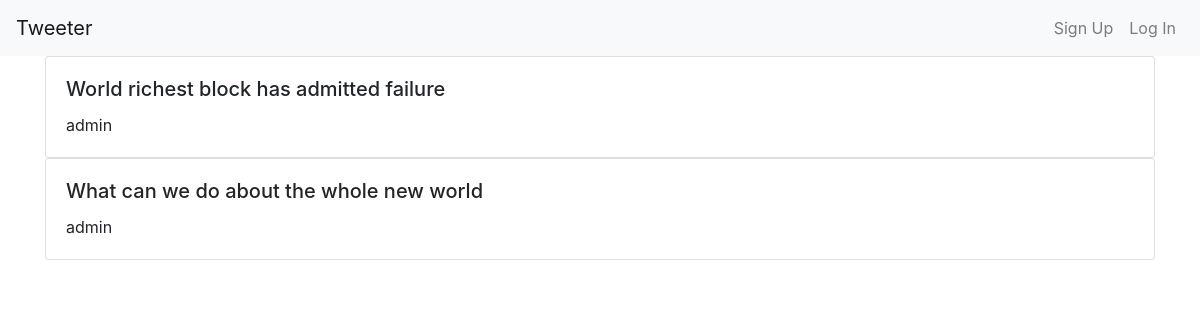
Before: / with the older database file.
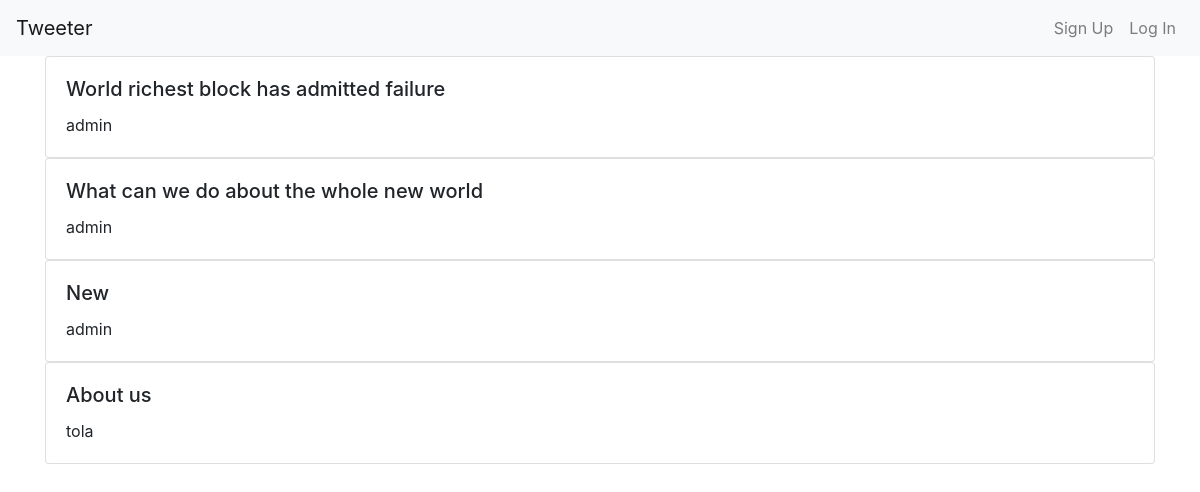
After: the same page with the newer database file.
### tweets/models.py (models this page shows, shortened)
class Tweet(models.Model):
    user = models.ForeignKey(get_user_model(), on_delete=models.PROTECT)
    body = models.CharField(max_length=255)
    created_at = models.DateTimeField(default=timezone.now)
    updated_at = models.DateTimeField(default=timezone.now)

### users/models.py (models this page shows, shortened)
class CustomUser(AbstractUser):
    gender = models.CharField(max_length=255, blank=True, null=True)
    dob = models.DateField(null=True, blank=True)
    location = models.CharField(max_length=255, blank=True, null=True)
    def __str__(self):
        return self.username

### tweets/views.py (the view)
# urls.py: path('', views.tweet_list, name='home'),
def tweet_list(request):
    context = {
        'object_list': Tweet.objects.all()
    }
    return render(request, 'tweets/home.html', context)

### tweets/templates/tweets/home.html
{% extends 'base.html' %}
{% block content %}
{% for tweet in object_list %}
    <div class="card">
        <div class="card-body">
            <h5 class="card-title">{{ tweet.body }}</h5>
            <p class="card-text">{{ tweet.user }}</p>
        </div>
    </div>
{% endfor %}
{% endblock %}

### templates/base.html (shortened to what this page needs)
{% load bootstrap4 %}
<!DOCTYPE html>
<html lang="en">
<head>
{% bootstrap_css %}
</head>
<body>
  <nav class="navbar navbar-expand-lg navbar-light bg-light">
    <a class="navbar-brand" href="{% url 'home' %}">Tweeter</a>
    <div class="collapse navbar-collapse" id="navbarSupportedContent">
      <ul class="navbar-nav ml-auto">
        {% if user.is_authenticated %}
          <li class="nav-item dropdown">
            <a class="nav-link dropdown-toggle" href="#" id="navbarDropdownMenuLink" data-toggle="dropdown" aria-haspopup="true" aria-expanded="false">
              Welcome {{ user.username }}
            </a>
            <div class="dropdown-menu" aria-labelledby="navbarDropdownMenuLink">
              <a class="dropdown-item" href="{% url 'update_user' user.pk %}">Profile</a>
              <a class="dropdown-item" href="{% url 'logout' %}">Log Out</a>
            </div>
          </li>
        {% else %}
        <li class="nav-item">
          <a class="nav-link" href="{% url 'signup' %}">Sign Up</a>
        </li>
          <li class="nav-item">
            <a class="nav-link" href="{% url 'login' %}">Log In</a>
          </li>
        {% endif %}
      </ul>
    </div>
  </nav>
  <div class="container">
      {% block content %}(no content){% endblock %}
  </div>
</body>
</html>

Changed rows visible on the page:
added Tweet: body "New", user "admin"
added Tweet: body "About us", user "tola"
